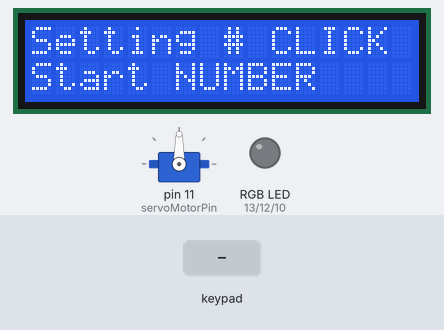
The sketch below on a simulated Arduino Uno, built with avr-gcc and run on an emulated ATmega328P. Parts: servo, 16×2 character LCD, an RGB LED mixed from three pins (HIGH = lit). Wiring (inferred from the names in the program): 4×4 keypad with keys 1 2 3 A 4 5 6 B 7 8 9 C * 0 # D: rows pin 2, pin 3, pin 4, pin 5; columns pin 6, pin 7, pin 8, pin 9. The test bench sets the inputs (shaded band). Pins used as bus, display or sensor lines are not drawn; what the sketch prints to the serial monitor is not drawn.

Above: at 2.2 s.
2.3 s: keypad keys 2 3 4 5 # pressed 0.4 s apart
At 5.4 s:
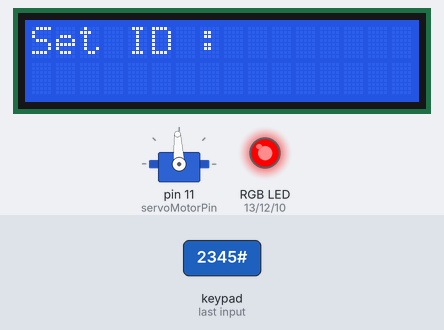
5.8 s: keypad keys 2 3 4 5 * pressed 0.4 s apart
At 7.4 s:
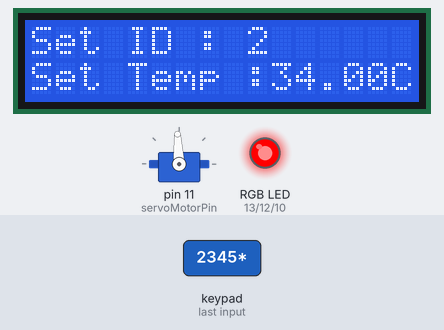
9.3 s: key '1' pressed
At 9.63 s:
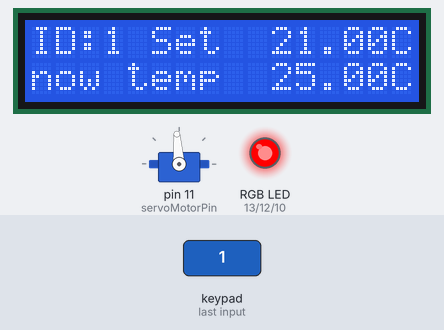
12.3 s: keypad keys 2 3 4 5 A pressed 0.4 s apart
At 13.6 s:
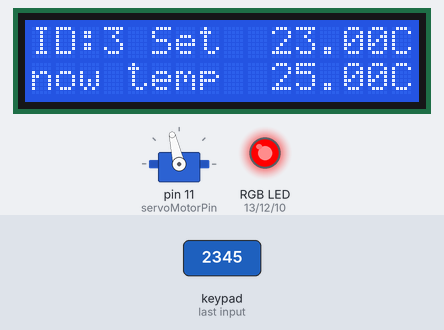
16.0 s: key 'D' pressed
At 17.3 s:
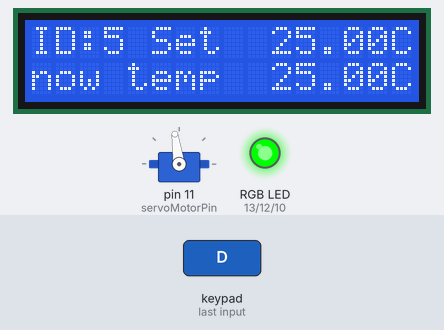
17.7 s: keypad keys 1 3 9 7 * pressed 0.4 s apart
At 19.2 s:
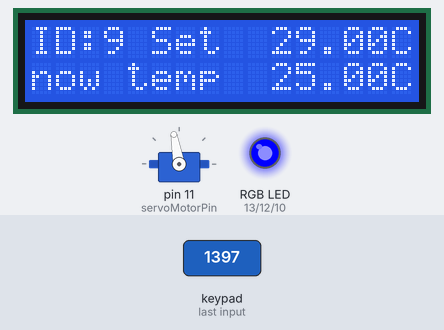
Timing chart, 0 to 21.0 s (numbered marks = the images above; inputs shaded):
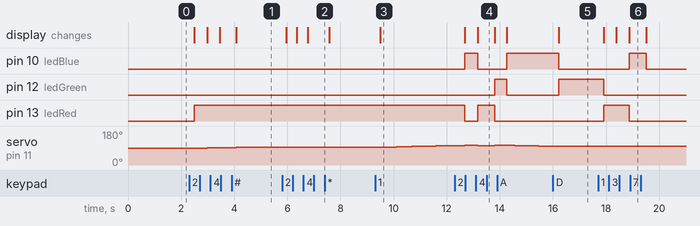

Measured:
- after the input at 2.3 s, pin 13 (ledRed): LOW → HIGH after 0.19 s; servo on pin 11 (servoMotorPin): 90° → 91° after 0.68 s, → 92° 0.49 s later, → 93° 0.61 s later; the display: first changes after 0.19 s (image 1 shows a later state)
- after the input at 5.8 s, the display: first changes after 0.16 s (image 2 shows a later state)
- after the input at 9.3 s, servo on pin 11 (servoMotorPin): moves from 93° to 103° over 2.7 s, starting after 0.19 s; the display: changes after 0.19 s (image 3)
- after the input at 12.3 s, pin 10 (ledBlue): LOW → HIGH after 0.38 s, → LOW 0.49 s later, → HIGH 1.1 s later; pin 12 (ledGreen): LOW → HIGH after 1.5 s, → LOW 0.46 s later; pin 13 (ledRed): HIGH → LOW after 0.38 s, → HIGH 0.49 s later, → LOW 0.64 s later; the display: first changes after 0.38 s (image 4 shows a later state)
- after the input at 16.0 s, pin 10 (ledBlue): HIGH → LOW after 0.22 s; pin 12 (ledGreen): LOW → HIGH after 0.22 s; the display: changes after 0.22 s (image 5)
- after the input at 17.7 s, pin 10 (ledBlue): LOW → HIGH after 1.2 s, → LOW 0.63 s later; pin 12 (ledGreen): HIGH → LOW after 0.20 s; pin 13 (ledRed): LOW → HIGH after 0.20 s, → LOW 0.97 s later; servo on pin 11 (servoMotorPin): 98° → 99° after 0.69 s, → 100° 0.49 s later; the display: first changes after 0.20 s (image 6 shows a later state)

The sketch:

main.ino
```cpp
//메인 동작 코드

#include <Wire.h>
#include <LiquidCrystal_I2C.h>
#include <Servo.h>

//16x2 lcd
LiquidCrystal_I2C lcd(0x27,16,2);

//서보 모터
Servo motor1;

//서보 모터 11핀 연결
int servoMotorPin = 11;

//서보 모터 각도 조절
int motorAngle = 90;
int motorAngleOld;

//RGB LED 모듈 색깔별로 연결
const int ledRed = 13;
const int ledGreen = 12;
const int ledBlue = 10;

//현재 ID
int IDSET = 0;

//temp(ID) 별 저장된 온도
double temp0=20;
double temp1=21;
double temp2=22;
double temp3=23;
double temp4=24;
double temp5=25;
double temp6=26;
double temp7=27;
double temp8=28;
double temp9=29;
double temp = 0;

//설정 할 온도
double saveTemp = 0;

//설정 할 ID
int saveID = -1;

//현재 작동되고 있는 ID
int nowID = -1;

//설정 화면으로 가야하는지 check
bool checkSet = false;

/* 현재 측정 된 온도
 * 이것은 물 온도 센서(ds18b20) 이 아두이노 키트와 시뮬레이터에도 없기 때문에
 * 임의의 값으로 지정했음
 */
double nowTemp = 25;

//키패드 행렬 크기
const int numRows = 4;
const int numCols = 4;
char keys[numRows][numCols] = {
  {'1','2','3','A'},
  {'4','5','6','B'},
  {'7','8','9','C'},
  {'*','0','#','D'},
};

//키패드 입력을 위한 변수(LOW,HIGH)
int rowPins[] = {2,3,4,5};
int colPins[] = {6,7,8,9};
char keypadRead(){
  char key='F';
  //키패드 입력 받기
  for(int i = 0;i<numCols;i++){
    digitalWrite(colPins[i],LOW);
    for(int j=0;j<numRows;j++){
      if(digitalRead(rowPins[j])==LOW){
        delay(10);
        while(digitalRead(rowPins[j])==LOW);
        key = keys[j][i];
      };
    }
    digitalWrite(colPins[i],HIGH);
  }
  //키패드 입력은 ID을 입력 한 것, 온도 변화
  if(key == '0') temp = temp0;
  if(key == '1') temp = temp1;
  if(key == '2') temp = temp2;
  if(key == '3') temp = temp3;
  if(key == '4') temp = temp4;
  if(key == '5') temp = temp5;
  if(key == '6') temp = temp6;
  if(key == '7') temp = temp7;
  if(key == '8') temp = temp8;
  if(key == '9') temp = temp9;

  Serial.println(key);
  return key;
}//keypadRead()

void setup() {
  motor1.attach(servoMotorPin,600,2400);

  //lcd 초기 화면 setting
  lcd.init();
  lcd.clear();
  lcd.backlight();
  lcd.setCursor(0,0);
  lcd.print("Setting # CLICK");
  lcd.setCursor(0,1);
  lcd.print("Start NUMBER");
  delay(1000);

  //키패드 입력을 위한 setting
  for(int i = 0;i<numRows;i++){
    pinMode(rowPins[i],INPUT_PULLUP);
  }
  for(int i = 0;i<numCols;i++){
    pinMode(colPins[i],OUTPUT);
    digitalWrite(colPins[i],HIGH);
  }

  //RGB LED 모듈 setting(빛 안나오게)
  ledOutput(0,0,0);
  Serial.begin(9600);
}

void loop() {
  //키패드 입력을 받는 변수 key
  char key = keypadRead();

  //checkSet:true -> 설정 화면으로, checkSet:false -> ID 입력 후 메인 동작 시작(물 온도 측정, 모터 회전)
  if(checkSet){
    //설정 화면


    if(key != 'A' && key != 'B' && key != 'C' && key != 'D' && key != '#' && key != '*' && key != 'F'){
      //바꿀 온도 입력
      if(saveID != -1){
        if(saveTemp < 10) saveTemp = saveTemp*10 + (key-'0');
        lcd.setCursor(10,1);
        lcd.print(saveTemp);
        lcd.setCursor(15,1);
        lcd.print("C");
      }
      //설정된 온도를 바꿀 ID 입력
      else{
        if(key == '0') saveID = 0;
        else if(key == '1') saveID = 1;
        else if(key == '2') saveID = 2;
        else if(key == '3') saveID = 3;
        else if(key == '4') saveID = 4;
        else if(key == '5') saveID = 5;
        else if(key == '6') saveID = 6;
        else if(key == '7') saveID = 7;
        else if(key == '8') saveID = 8;
        else if(key == '9') saveID = 9;
        saveTemp = 0;
        lcd.print(saveID);
        lcd.setCursor(0,1);
        lcd.print("Set Temp :");
      }
    }
    else if(key == '*'){
      //새로 입력한 값을 저장하고 나가기
      if(saveID != -1){
        if(saveID == 0) temp0 = saveTemp;
        else if(saveID == 1) temp1 = saveTemp;
        else if(saveID == 2) temp2 = saveTemp;
        else if(saveID == 3) temp3 = saveTemp;
        else if(saveID == 4) temp4 = saveTemp;
        else if(saveID == 5) temp5 = saveTemp;
        else if(saveID == 6) temp6 = saveTemp;
        else if(saveID == 7) temp7 = saveTemp;
        else if(saveID == 8) temp8 = saveTemp;
        else if(saveID == 9) temp9 = saveTemp;
      }
      //설정창 화면 해제
      checkSet = false;
      lcd.clear();
      lcd.backlight();
      lcd.setCursor(0,0);
      lcd.print("Setting # CLICK");
      lcd.setCursor(0,1);
      lcd.print("Start NUMBER");

      nowID = -1;
      saveID = -1;
    }
    else if(key == '#'){
      //새로 입력한 값을 저장하지 않고 나가기
      checkSet = false;

      lcd.clear();
      lcd.backlight();
      lcd.setCursor(0,0);
      lcd.print("Setting # CLICK");
      lcd.setCursor(0,1);
      lcd.print("Start NUMBER");
      nowID = -1;
      saveID = -1;
    }
  }//if(checkSet)
  else{
    //메인 동작 시작
    if(key == 'A' && nowID != -1){
      //현재 작동중인 ID가 있고 A 버튼을 눌렀으면 설정 온도 임시로 1 증가
      temp++;
      lcd.setCursor(10,0);
      lcd.print(temp);
    }
    if(key == 'B' && nowID != -1){
      //현재 작동중인 ID가 있고 B 버튼을 눌렀으면 설정 온도 임시로 0.1 증가
      temp += 0.1;
      lcd.setCursor(10,0);
      lcd.print(temp);
    }
    if(key == 'C' && nowID != -1){
      //현재 작동중인 ID가 있고 C 버튼을 눌렀으면 설정 온도 임시로 0.1 감소
      temp -= 0.1;
      lcd.setCursor(10,0);
      lcd.print(temp);
    }
    if(key == 'D' && nowID != -1){
      //현재 작동중인 ID가 있고 D 버튼을 눌렀으면 설정 온도 임시로 1 감소
      temp--;
      lcd.setCursor(10,0);
      lcd.print(temp);
    }
    if(key == '#'){
      //설정 화면으로 돌아가기
      lcd.clear();
      lcd.setCursor(0,0);
      lcd.print("Set ID : ");
      checkSet = true;
    }
    if(key == '*'){
      //초기 화면으로 돌아가기
      lcd.clear();
      lcd.backlight();
      lcd.setCursor(0,0);
      lcd.print("Setting # CLICK");
      lcd.setCursor(0,1);
      lcd.print("Start NUMBER");
      nowID = -1;
      saveID = -1;
      ledOutput(0,0,0);
    }
    if(key != 'A' && key != 'B' && key != 'C' && key != 'D' && key != '#' && key != '*' && key != 'F'){
      //ID를 입력 받았을 때
      //ID에서 저장한 온도를 현재 설정 온도로 저장
      if(key == '0'){
        nowID = 0;
        temp = temp0;
      }
      if(key == '1'){
        nowID = 1;
        temp = temp1;
      }
      if(key == '2'){
        nowID = 2;
        temp = temp2;
      }
      if(key == '3'){
        nowID = 3;
        temp = temp3;
      }
      if(key == '4'){
        nowID = 4;
        temp = temp4;
      }
      if(key == '5'){
        nowID = 5;
        temp = temp5;
      }
      if(key == '6'){
        nowID = 6;
        temp = temp6;
      }
      if(key == '7'){
        nowID = 7;
        temp = temp7;
      }
      if(key == '8'){
        nowID = 8;
        temp = temp8;
      }
      if(key == '9'){
        nowID = 9;
        temp = temp9;
      }
      lcd.clear();
      lcd.setCursor(0,0);
      lcd.print("ID:");
      lcd.print(key);
      lcd.print(" Set  ");
      lcd.print(temp);
      lcd.setCursor(15,0);
      lcd.print("C");

      lcd.setCursor(0,1);
      lcd.print("now temp  ");
      lcd.print(nowTemp);
      lcd.setCursor(15,1);
      lcd.print("C");

      Serial.println(key);
    }

    //현재 작동중인 ID가 있다면
    if(nowID != -1){
        if(temp - nowTemp < -0.2){
          //현재 온도가 설정 온도보다 높을 때
          //모터 반시계 방향 회전, RGB LED 모듈 빨간색
          motor1.write(motorAngle++);
          if(motorAngle > 180) motorAngle = 180;
          ledOutput(255,0,0);
          delay(300);
        }
        else if(temp - nowTemp > 0.2){
          //현재 온도가 설정 온도보다 낮을 때
          //모터 반시계 방향 회전, RGB LED 모듈 파란색
          motor1.write(motorAngle--);
          if(motorAngle < 0) motorAngle = 0;
          ledOutput(0,0,255);
          delay(300);
        }
        else{
          //현재 온도가 설정 온도와 비슷(오차 범위 0.2 로 설정하였음)할 때
          //모터 회전 없음, RGB LED 모듈 초록색
          motor1.write(motorAngle);
          ledOutput(0,255,0);
          delay(300);
        }
    }
  }//checkSet else
}//loop()

//RGB LED 모듈 값 설정 함수
void ledOutput(int red,int green,int blue){
  analogWrite(ledRed,red);
  analogWrite(ledGreen,green);
  analogWrite(ledBlue,blue);
}
```
